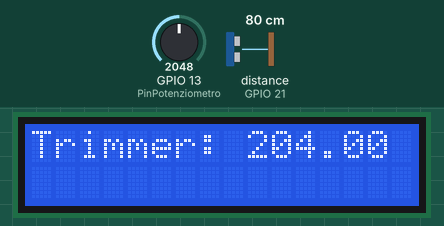
This sketch was run on a simulated ESP32. Parts: 16×2 character LCD. The inputs (shaded band) are chosen by the test bench; at power-on: distance to the obstacle (sensor on GPIO 21) 80 cm, GPIO 13 (PinPotenziometro) = 2048. The echo pulse lasts 58.3 µs per cm; what the sketch prints to the serial monitor is not drawn.

Above: at 3.1 s.
At 15.4 s:
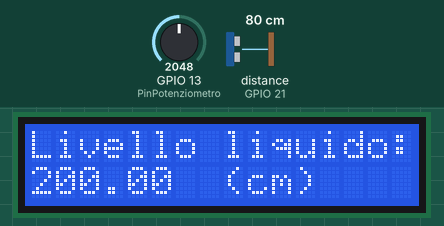
15.5 s: distance to the obstacle (sensor on GPIO 21) set to 2 cm
At 17.5 s:
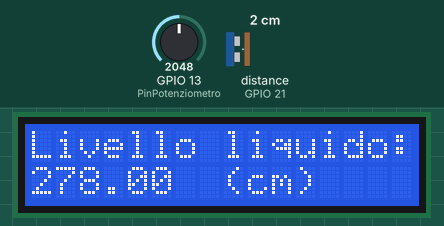
17.8 s: distance to the obstacle (sensor on GPIO 21) set to 4 cm
20.0 s: distance to the obstacle (sensor on GPIO 21) set to 9 cm
At 21.8 s:
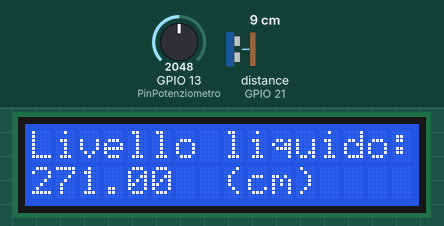
Timing chart, 0 to 23.3 s (numbered marks = the images above; inputs shaded):
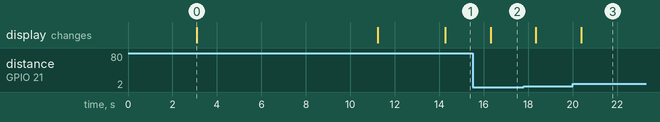

The sketch:

main.ino
```cpp
#include <LiquidCrystal_I2C.h>
#include <math.h>
#include <Wire.h>

#define I2C_SDA 23
#define I2C_SCL 18
#define VELOCITA_DEL_SUONO 0.034
#define TENTATIVI_CALIBRAZIONE 8

const int echoPin = 21;
const int trigPin = 22;
const int PinPotenziometro = 13;

int   DistanzaCm;
long  DurataPing;

float ValorePotenziometro;
float h[3];
float CalibrazioneSensore;
float Livello;

LiquidCrystal_I2C lcd(0x27,16,2);


void setup()
{
  Serial.begin(115200);
  Wire.begin(I2C_SDA, I2C_SCL, 10000);
  lcd.init();
  lcd.clear();
  lcd.backlight();
  lcd.setCursor(0,0);
  lcd.print("Inizio procedura");
  delay(3000);

  pinMode(trigPin, OUTPUT);
  pinMode(echoPin, INPUT);

  for (int ix=1; ix<=TENTATIVI_CALIBRAZIONE; ix++)
  {
    ValorePotenziometro = round(analogRead(PinPotenziometro)/10);
    h[ix%3] = ValorePotenziometro;
    Serial.print("Trimmer: ");
    Serial.println(ValorePotenziometro);
    lcd.clear();
    lcd.print("Trimmer: ");
    lcd.print(ValorePotenziometro);
    delay(1000);
  }

  Livello = 10 * int((h[0]+h[1]+h[2]) / 30);
  CalibrazioneSensore = 0;
  Serial.print("Livello iniziale (cm): ");
  Serial.println(Livello);
  Serial.println("Fine setup\n");

  lcd.clear();
  lcd.setCursor(0,0);
  lcd.print("Liv. iniziale cm:");
  lcd.setCursor(0,1);
  lcd.print(Livello);
  delay(3000);
}


void loop()
{
  digitalWrite(trigPin, LOW);
  delayMicroseconds(2);
  digitalWrite(trigPin, HIGH);
  delayMicroseconds(10);
  digitalWrite(trigPin, LOW);

  DurataPing = pulseIn(echoPin, HIGH);
  DistanzaCm = DurataPing * VELOCITA_DEL_SUONO/2;

  if (!CalibrazioneSensore) {
    CalibrazioneSensore = DistanzaCm;
    Serial.print("Aria libera iniziale (cm): ");
    Serial.println(CalibrazioneSensore);
    Serial.println("\n");
  }

  Serial.print("Aria libera (cm): ");
  Serial.println(DistanzaCm);
  Serial.print("Livello liquido (cm): ");
  Serial.println(Livello - DistanzaCm + CalibrazioneSensore);
  Serial.println("\n");

  lcd.setCursor(0,0);
  lcd.print("Livello liquido:");
  lcd.setCursor(0,1);
  lcd.print("      ");
  lcd.setCursor(0,1);
  lcd.print(Livello - DistanzaCm + CalibrazioneSensore);
  lcd.setCursor(8,1);
  lcd.print("(cm)");
  delay(2000);
}
```

Measured:
- after the input at 15.5 s, the display: changes after 0.81 s (image 2)
- after the input at 20.0 s, the display: changes after 0.38 s (image 3)
- what the display in image 0 shows lasts 8.1 s, from 3.1 s to 11.2 s
